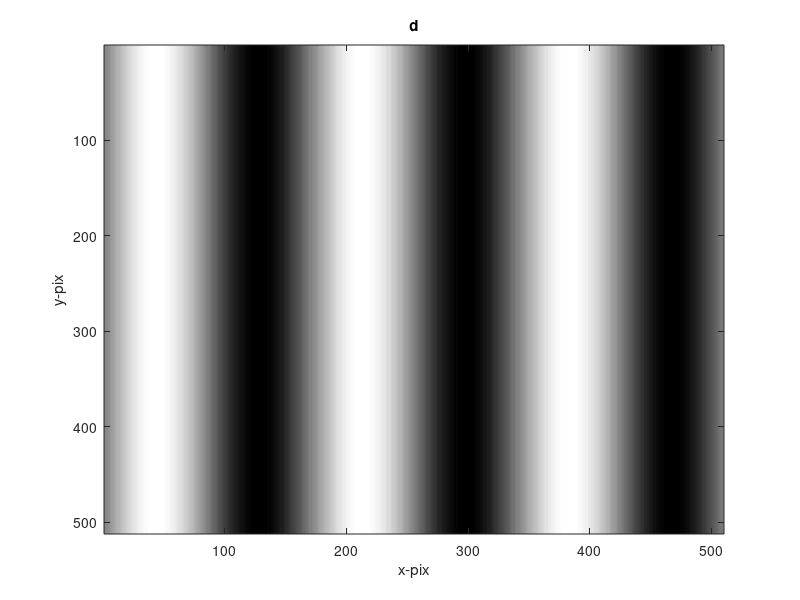
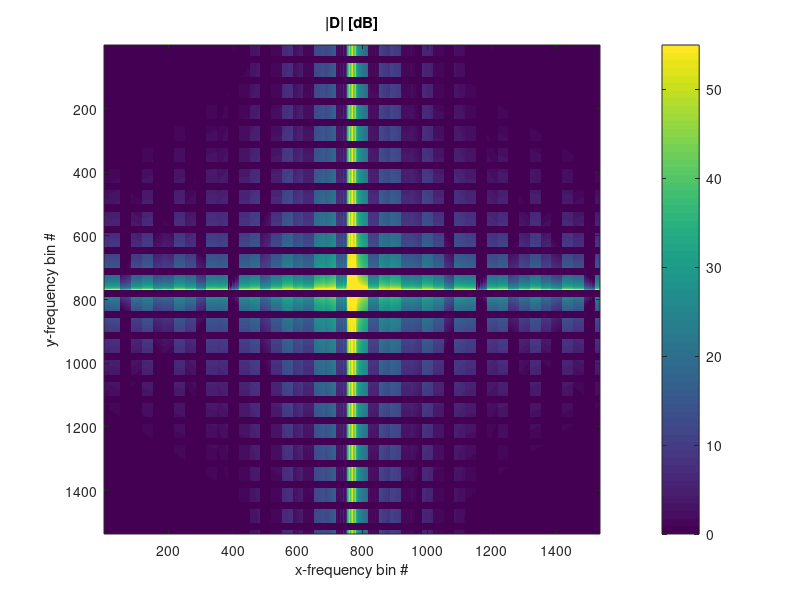
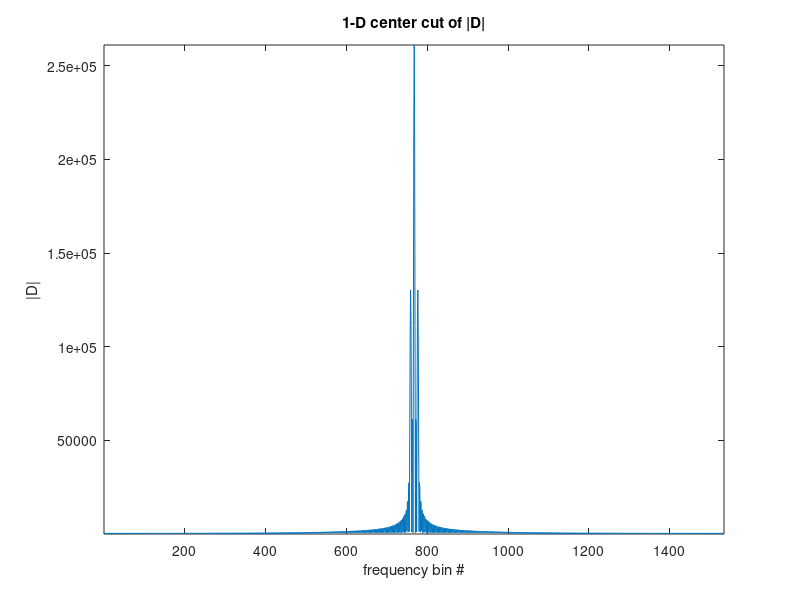
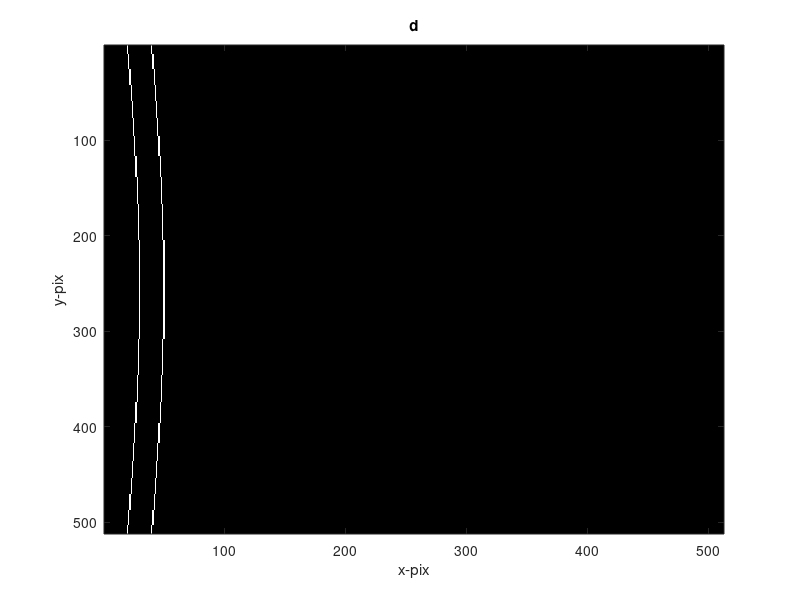

MATLAB code to generate these figures, in order:
function testFFT()
close('all')

npix = 512;
nrep = 3;
nsin = npix/nrep;
%% sine wave
s(1,:) = sind(linspace(0,360,nsin));
s = s + 1; %keeps always positive -- probably not needed but...
s = repmat(s,npix,nrep);

Smagdb = doplot(s);
display('zoom into figure 3 to see the peaks near the center "DC" value')
%% skelton like

q = false(512);
q(:,[20,40]) = true;
% "bend" the vertical lines
maxshift = 10;
cshft = round(maxshift * sind(linspace(0,180,npix)));
% could probably do this with bsxfun, but clarity > efficiency here
for iq = 1:npix
    qrow(1,:) = q(iq,:);
    shift = [0,cshft(iq)]; %this is a row vector, so we use 2nd argument
   q(iq,:) = circshift(qrow,shift);
end

Qmagdb = doplot(q);

end

function Dmagdb = doplot(d)

npix = size(d,1);

figure
imagesc(d),colormap('gray')
title('d')
xlabel('x-pix')
ylabel('y-pix')
%%
d = padarray(d,[npix,npix]);
D = fftshift(fft2(d));
Dmagdb = 20*log10(abs(D));
%%
figure
imagesc(Dmagdb)
title('|D| [dB]')
xlabel('x-frequency bin #')
ylabel('y-frequency bin #')
title('|D| [dB]')
colorbar
set(gca,'clim',[0,55])
%%
%get middle row index
mid = size(d,1)/2+1;

figure
plot(abs(D(mid,:))) %1-D cut of center 
title('1-D center cut of |D|')
axis('tight')
xlabel('frequency bin #')
ylabel('|D|')

end